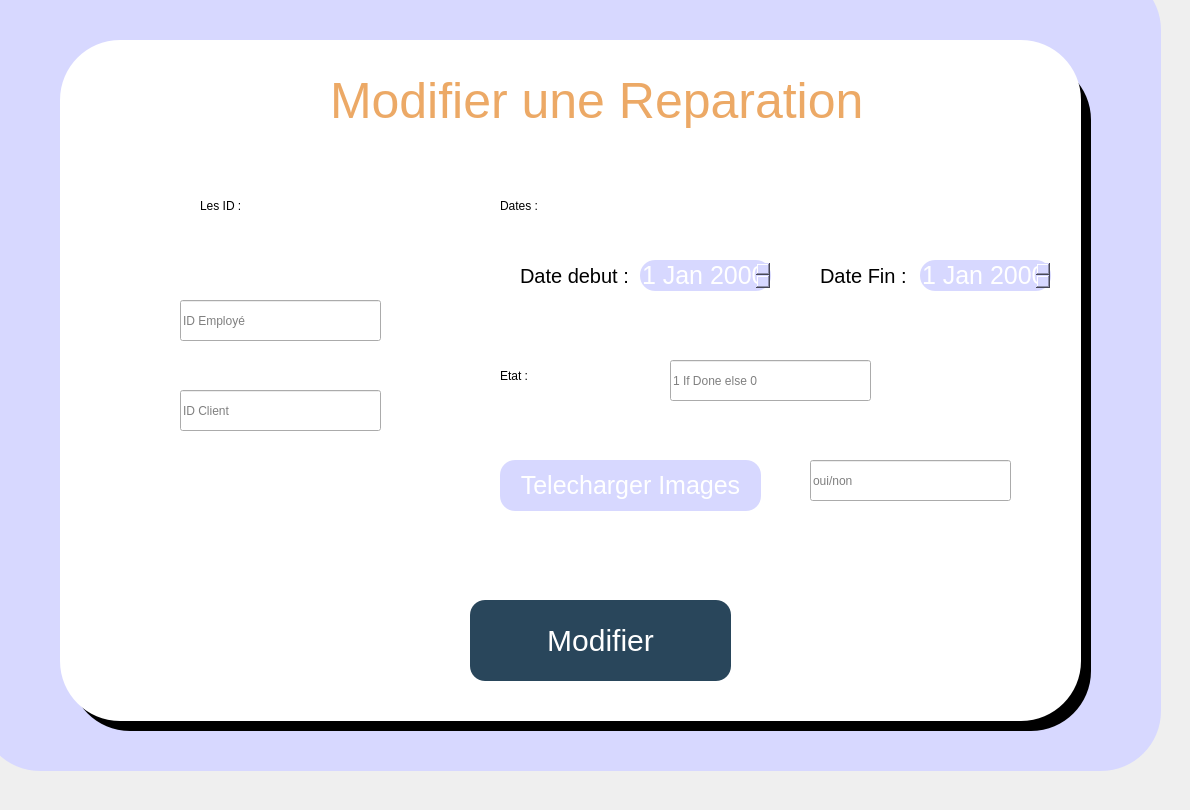
    <widget class="QWidget" name="modifier_rep">
     <widget class="QDateEdit" name="date_start_QDate_3">
      <property name="geometry">
       <rect>
        <x>640</x>
        <y>260</y>
        <width>131</width>
        <height>31</height>
       </rect>
      </property>
      <property name="styleSheet">
       <string notr="true">
background:rgb(215, 216, 255);
font-size:25px;
border-radius:15px;
color:white;
</string>
      </property>
     </widget>
     <widget class="QPushButton" name="pushButton_25">
      <property name="geometry">
       <rect>
        <x>70</x>
        <y>60</y>
        <width>1021</width>
        <height>671</height>
       </rect>
      </property>
      <property name="styleSheet">
       <string notr="true">QPushButton{
background:black;
font-size:70px;
border-radius:60px;
color:white;
}</string>
      </property>
      <property name="text">
       <string/>
      </property>
     </widget>
     <widget class="QPushButton" name="Retour_9">
      <property name="geometry">
       <rect>
        <x>100</x>
        <y>80</y>
        <width>81</width>
        <height>71</height>
       </rect>
      </property>
      <property name="styleSheet">
       <string notr="true">QPushButton{
background:white;
font-size:70px;
border-radius:60px;
color:white;
}</string>
      </property>
      <property name="text">
       <string/>
      </property>
      <property name="icon">
       <iconset>
        <normaloff>../../../../Downloads/Images/icons8-undo-100.png</normaloff>../../../../Downloads/Images/icons8-undo-100.png</iconset>
      </property>
      <property name="iconSize">
       <size>
        <width>70</width>
        <height>70</height>
       </size>
      </property>
     </widget>
     <widget class="QLineEdit" name="id_em_txt_3">
      <property name="geometry">
       <rect>
        <x>180</x>
        <y>300</y>
        <width>201</width>
        <height>41</height>
       </rect>
      </property>
      <property name="placeholderText">
       <string>ID Employé</string>
      </property>
     </widget>
     <widget class="QPushButton" name="telecharger_image_btn_3">
      <property name="geometry">
       <rect>
        <x>500</x>
        <y>460</y>
        <width>261</width>
        <height>51</height>
       </rect>
      </property>
      <property name="styleSheet">
       <string notr="true">QPushButton{
background:rgb(215, 216, 255);
font-size:25px;
border-radius:15px;
color:white;
}

QPushButton:hover{
color:#29465B;
border-radius:15px;
}</string>
      </property>
      <property name="text">
       <string>Telecharger Images</string>
      </property>
     </widget>
     <widget class="QLineEdit" name="image_rep_lol_3">
      <property name="geometry">
       <rect>
        <x>810</x>
        <y>460</y>
        <width>201</width>
        <height>41</height>
       </rect>
      </property>
      <property name="placeholderText">
       <string>oui/non</string>
      </property>
     </widget>
     <widget class="QLabel" name="debut_3">
      <property name="geometry">
       <rect>
        <x>520</x>
        <y>250</y>
        <width>111</width>
        <height>51</height>
       </rect>
      </property>
      <property name="styleSheet">
       <string notr="true">font-size:20px;</string>
      </property>
      <property name="text">
       <string>Date debut :</string>
      </property>
     </widget>
     <widget class="QLineEdit" name="id_c_txt_3">
      <property name="geometry">
       <rect>
        <x>180</x>
        <y>390</y>
        <width>201</width>
        <height>41</height>
       </rect>
      </property>
      <property name="placeholderText">
       <string>ID Client</string>
      </property>
     </widget>
     <widget class="QLineEdit" name="etat_txt_3">
      <property name="geometry">
       <rect>
        <x>670</x>
        <y>360</y>
        <width>201</width>
        <height>41</height>
       </rect>
      </property>
      <property name="placeholderText">
       <string>1 If Done else 0</string>
      </property>
     </widget>
     <widget class="QLabel" name="les_id_7">
      <property name="geometry">
       <rect>
        <x>200</x>
        <y>180</y>
        <width>151</width>
        <height>51</height>
       </rect>
      </property>
      <property name="text">
       <string>Les ID :</string>
      </property>
     </widget>
     <widget class="QPushButton" name="modifier_btn_3">
      <property name="geometry">
       <rect>
        <x>470</x>
        <y>600</y>
        <width>261</width>
        <height>81</height>
       </rect>
      </property>
      <property name="styleSheet">
       <string notr="true">QPushButton{
background:#29465B;
font-size:30px;
border-radius:15px;
color:white;
}

QPushButton:hover{
color:#3794AB;
border-radius:15px;
background:white;
font-size:30px;
}</string>
      </property>
      <property name="text">
       <string>Modifier</string>
      </property>
     </widget>
     <widget class="QLabel" name="dates_3">
      <property name="geometry">
       <rect>
        <x>500</x>
        <y>180</y>
        <width>151</width>
        <height>51</height>
       </rect>
      </property>
      <property name="text">
       <string>Dates :</string>
      </property>
     </widget>
     <widget class="QLabel" name="etat_3">
      <property name="geometry">
       <rect>
        <x>500</x>
        <y>350</y>
        <width>101</width>
        <height>51</height>
       </rect>
      </property>
      <property name="text">
       <string>Etat :</string>
      </property>
     </widget>
     <widget class="QLabel" name="fin_3">
      <property name="geometry">
       <rect>
        <x>820</x>
        <y>250</y>
        <width>91</width>
        <height>51</height>
       </rect>
      </property>
      <property name="styleSheet">
       <string notr="true">font-size:20px;</string>
      </property>
      <property name="text">
       <string>Date Fin :</string>
      </property>
     </widget>
     <widget class="QPushButton" name="pushButton_26">
      <property name="geometry">
       <rect>
        <x>-20</x>
        <y>-30</y>
        <width>1181</width>
        <height>801</height>
       </rect>
      </property>
      <property name="styleSheet">
       <string notr="true">QPushButton{
background:rgb(215, 216, 255);
font-size:70px;
border-radius:60px;
color:white;
}</string>
      </property>
      <property name="text">
       <string/>
      </property>
     </widget>
     <widget class="QLabel" name="Modifier_text">
      <property name="geometry">
       <rect>
        <x>330</x>
        <y>70</y>
        <width>541</width>
        <height>61</height>
       </rect>
      </property>
      <property name="styleSheet">
       <string notr="true">font-size:50px;
color:#ECA966;</string>
      </property>
      <property name="text">
       <string>Modifier une Reparation</string>
      </property>
     </widget>
     <widget class="QPushButton" name="pushButton_27">
      <property name="geometry">
       <rect>
        <x>60</x>
        <y>40</y>
        <width>1021</width>
        <height>681</height>
       </rect>
      </property>
      <property name="styleSheet">
       <string notr="true">QPushButton{
background:white;
font-size:70px;
border-radius:60px;
color:white;
}</string>
      </property>
      <property name="text">
       <string/>
      </property>
     </widget>
     <widget class="QDateEdit" name="date_end_QDate_3">
      <property name="geometry">
       <rect>
        <x>920</x>
        <y>260</y>
        <width>131</width>
        <height>31</height>
       </rect>
      </property>
      <property name="styleSheet">
       <string notr="true">background:rgb(215, 216, 255);
font-size:25px;
border-radius:15px;
color:white;
</string>
      </property>
     </widget>
     <zorder>pushButton_26</zorder>
     <zorder>pushButton_25</zorder>
     <zorder>pushButton_27</zorder>
     <zorder>date_start_QDate_3</zorder>
     <zorder>Retour_9</zorder>
     <zorder>id_em_txt_3</zorder>
     <zorder>telecharger_image_btn_3</zorder>
     <zorder>image_rep_lol_3</zorder>
     <zorder>debut_3</zorder>
     <zorder>id_c_txt_3</zorder>
     <zorder>etat_txt_3</zorder>
     <zorder>les_id_7</zorder>
     <zorder>modifier_btn_3</zorder>
     <zorder>dates_3</zorder>
     <zorder>etat_3</zorder>
     <zorder>fin_3</zorder>
     <zorder>Modifier_text</zorder>
     <zorder>date_end_QDate_3</zorder>
    </widget>
